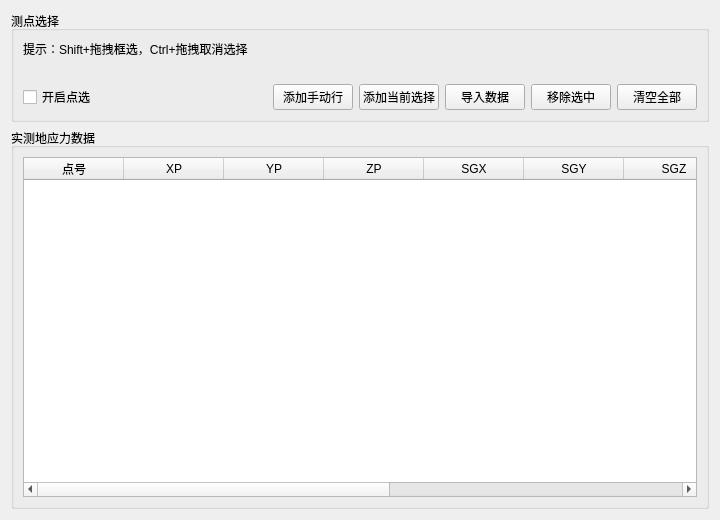
<?xml version="1.0" encoding="UTF-8"?>
<ui version="4.0">
 <class>GeoStressMeasurePointPage</class>
 <widget class="QWidget" name="GeoStressMeasurePointPage">
  <property name="geometry">
   <rect><x>0</x><y>0</y><width>720</width><height>520</height></rect>
  </property>
  <property name="windowTitle"><string>实测地应力</string></property>
  <layout class="QVBoxLayout" name="mainLayout">
   <item>
    <widget class="QGroupBox" name="pickGroup">
     <property name="title"><string>测点选择</string></property>
     <layout class="QVBoxLayout" name="pickLayout">
      <item><widget class="QLabel" name="pickHintLabel"><property name="text"><string>提示：Shift+拖拽框选，Ctrl+拖拽取消选择</string></property><property name="wordWrap"><bool>true</bool></property></widget></item>
      <item><widget class="QLabel" name="dimensionHintLabel"><property name="text"><string/></property><property name="wordWrap"><bool>true</bool></property></widget></item>
      <item>
       <layout class="QHBoxLayout" name="actionRowLayout">
        <item><widget class="QCheckBox" name="pickEnableCheckBox"><property name="text"><string>开启点选</string></property></widget></item>
        <item><spacer name="actionSpacer"><property name="orientation"><enum>Qt::Horizontal</enum></property><property name="sizeHint" stdset="0"><size><width>40</width><height>20</height></size></property></spacer></item>
        <item><widget class="QPushButton" name="addManualRowButton"><property name="text"><string>添加手动行</string></property></widget></item>
        <item><widget class="QPushButton" name="appendSelectedPointsButton"><property name="text"><string>添加当前选择</string></property></widget></item>
        <item><widget class="QPushButton" name="importButton"><property name="text"><string>导入数据</string></property></widget></item>
        <item><widget class="QPushButton" name="removeRowsButton"><property name="text"><string>移除选中</string></property></widget></item>
        <item><widget class="QPushButton" name="clearButton"><property name="text"><string>清空全部</string></property></widget></item>
       </layout>
      </item>
     </layout>
    </widget>
   </item>
   <item>
    <widget class="QGroupBox" name="dataGroup">
     <property name="title"><string>实测地应力数据</string></property>
     <layout class="QVBoxLayout" name="dataLayout">
      <item>
       <widget class="QTableWidget" name="measureTable">
        <property name="columnCount"><number>11</number></property>
        <column><property name="text"><string>点号</string></property></column>
        <column><property name="text"><string>XP</string></property></column>
        <column><property name="text"><string>YP</string></property></column>
        <column><property name="text"><string>ZP</string></property></column>
        <column><property name="text"><string>SGX</string></property></column>
        <column><property name="text"><string>SGY</string></property></column>
        <column><property name="text"><string>SGZ</string></property></column>
        <column><property name="text"><string>TXY</string></property></column>
        <column><property name="text"><string>TYZ</string></property></column>
        <column><property name="text"><string>TZX</string></property></column>
        <column><property name="text"><string>pid</string></property></column>
       </widget>
      </item>
     </layout>
    </widget>
   </item>
  </layout>
 </widget>
 <resources/>
 <connections/>
</ui>
